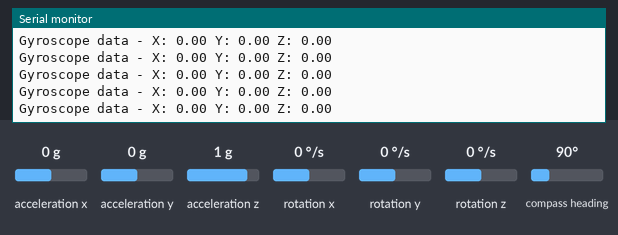
Recording of a sketch running on a simulated Arduino Nano 33 BLE. On the bench: the last lines printed to the serial monitor. Inputs (shaded band) come from the test bench; at power-on: acceleration x 0 g, acceleration y 0 g, acceleration z 1 g, rotation x 0 °/s, rotation y 0 °/s, rotation z 0 °/s, compass heading 90°. Nothing arrives over Bluetooth unless stated; a phone connects over Bluetooth LE 3 s after start.

Above: at 3.9 s.
4.0 s: acceleration x set to -1.4 g
At 4.15 s:
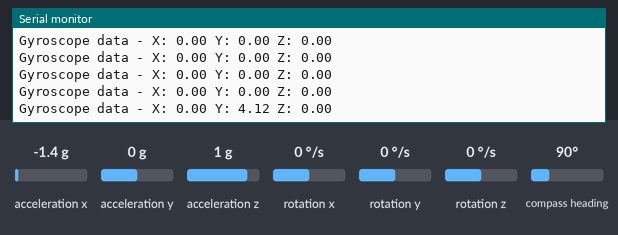
5.5 s: acceleration y set to -1.4 g
At 5.5 s:
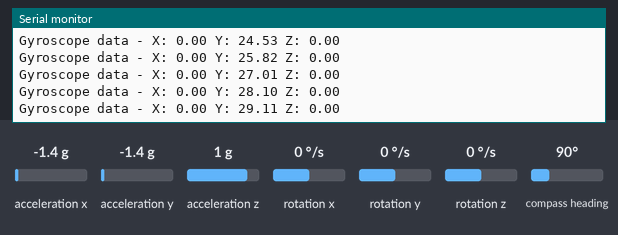
7.0 s: acceleration z set to -1.4 g
At 7.06 s:
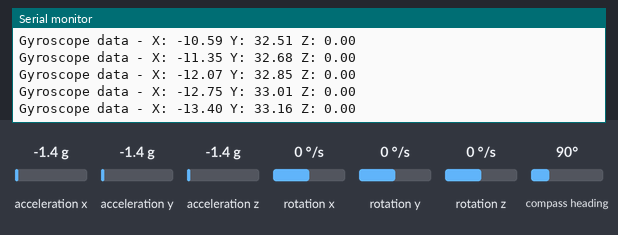
8.5 s: rotation x set to -192 °/s
At 8.52 s:
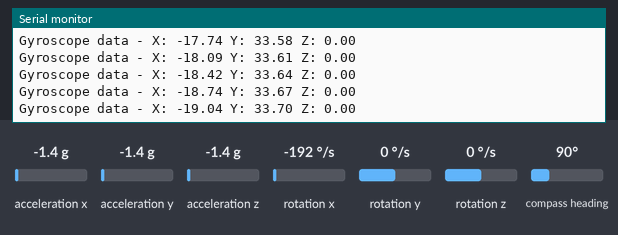
10.0 s: rotation y set to -192 °/s
At 10.08 s:
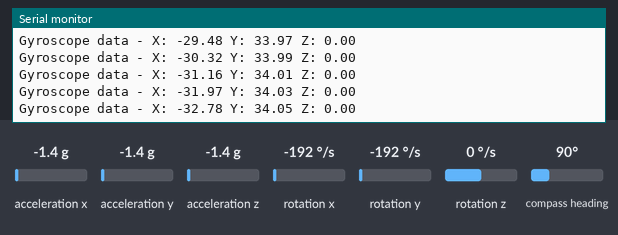
Timing chart, 0 to 12.5 s (numbered marks = the images above; inputs shaded):
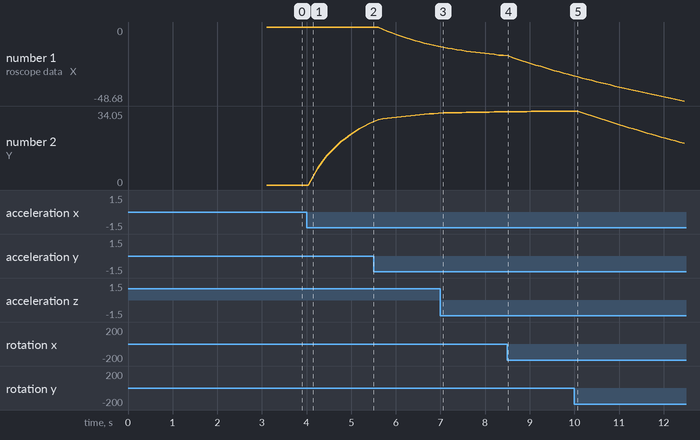

Measured:
- after the input at 4.0 s, the serial monitor: prints a new line after 0.14 s (image 1)
- plotted number 1: 0 → -12.75 after the input at 5.5 s, -12.75 → -18.74 after the input at 7.0 s, -18.74 → -31.97 after the input at 8.5 s
- plotted number 2: 0 → 29.11 after the input at 4.0 s, 29.11 → 33.01 after the input at 5.5 s, 33.01 → 33.67 after the input at 7.0 s, 34.03 → 19.11 after the input at 10.0 s

The sketch:

BLE_GYRO.ino
```cpp
#include <Arduino_LSM9DS1.h>
#include <ArduinoBLE.h>

// Define the BLE characteristic UUIDs
const char *bleServiceUuid = "19B10000-E8F2-537E-4F6C-D104768A1214";
const char *bleCharUuidRoll = "19B10001-E8F2-537E-4F6C-D104768A1214";
const char *bleCharUuidPitch = "19B10002-E8F2-537E-4F6C-D104768A1214";
const char *bleCharUuidYaw = "19B10003-E8F2-537E-4F6C-D104768A1214";

// BLE Service and Characteristics
BLEService imuService(bleServiceUuid);
BLEFloatCharacteristic rollCharacteristic(bleCharUuidRoll, BLERead | BLENotify);
BLEFloatCharacteristic pitchCharacteristic(bleCharUuidPitch, BLERead | BLENotify);
BLEFloatCharacteristic yawCharacteristic(bleCharUuidYaw, BLERead | BLENotify);


// Global variable
// Constants for gyro sensitivity based on expected range settings (not used by this algorithm)
const float GyroSensitivity = 0.081875;

float RateRoll, RatePitch, RateYaw;
float RateCalibrationRoll, RateCalibrationPitch, RateCalibrationYaw;
int RateCalibrationNumber;
float AccX, AccY, AccZ;
float MagX, MagY, MagZ;
float AngleRoll, AnglePitch;
float yaw = 0;
uint32_t LoopTimer;
float gz_bias = 0;
float KalmanAngleRoll = 0, KalmanUncertaintyAngleRoll = 4;
float KalmanAnglePitch = 0, KalmanUncertaintyAnglePitch = 4;
float Kalman1DOutput[2];

void setup() {
  Serial.begin(115200);
  while (!Serial);

  if (!IMU.begin()) {
    Serial.println("Failed to initialize IMU!");
    while (1);
  }

  if (!BLE.begin()) {
    Serial.println("Failed to initialize BLE!");
    while (1);
  }

  BLE.setLocalName("LED");
  BLE.setAdvertisedService(imuService);

  imuService.addCharacteristic(rollCharacteristic);
  imuService.addCharacteristic(pitchCharacteristic);
  imuService.addCharacteristic(yawCharacteristic);

  BLE.addService(imuService);
  BLE.advertise();

  Serial.println("BLE ready. Advertise IMU data.");
}

void loop() {
  BLEDevice central = BLE.central();
  if (central) {
    Serial.print("Connected to central: ");
    Serial.println(central.address());
    while (central.connected()) {
      readSensors();
      kalman_1d(KalmanAngleRoll, KalmanUncertaintyAngleRoll, RateRoll, AngleRoll);
      KalmanAngleRoll = Kalman1DOutput[0];
      kalman_1d(KalmanAnglePitch, KalmanUncertaintyAnglePitch, RatePitch, AnglePitch);
      KalmanAnglePitch = Kalman1DOutput[0];
      // Send the angles via BLE
      rollCharacteristic.writeValue(KalmanAngleRoll);
      pitchCharacteristic.writeValue(KalmanAnglePitch);
      yawCharacteristic.writeValue(yaw);  // Direct yaw angle
      delay(100); // Adjust as needed to manage BLE data rate

      Serial.print("Gyroscope data - X: ");
      Serial.print(KalmanAngleRoll);
      Serial.print(" Y: ");
      Serial.print(KalmanAnglePitch);
      Serial.print(" Z: ");
      Serial.println(yaw);
    }
    Serial.print("Disconnected from central: ");
    Serial.println(central.address());
  }
}

// Function to calculate and return gyroscope Z-axis bias
float calculate_gz_bias() {
    int numSamples = 2000;
    float sum = 0;
    for (int i = 0; i < numSamples; i++) {
        float xGyro, yGyro, zGyro;
        IMU.readGyroscope(xGyro, yGyro, zGyro);
        sum += zGyro / GyroSensitivity;
        delay(2);
    }
    return sum / numSamples;
}

// Kalman filter function
void kalman_1d(float &KalmanState, float &KalmanUncertainty, float KalmanInput, float KalmanMeasurement) {
    KalmanState += 0.004 * KalmanInput; // Predict next state with input
    KalmanUncertainty += 0.004 * 0.004 * 16; // Increase uncertainty
    float KalmanGain = KalmanUncertainty / (KalmanUncertainty + 9); // Compute Kalman gain
    KalmanState += KalmanGain * (KalmanMeasurement - KalmanState); // Update estimate with measurement
    KalmanUncertainty = (1 - KalmanGain) * KalmanUncertainty; // Update uncertainty
    Kalman1DOutput[0] = KalmanState; // Store updated state
    Kalman1DOutput[1] = KalmanUncertainty; // Store updated uncertainty
}


// Function to read all sensors and store data in global variables
void readSensors() {
    if (IMU.accelerationAvailable() && IMU.gyroscopeAvailable() && IMU.magneticFieldAvailable()) {
        float xAcc, yAcc, zAcc;
        float xGyro, yGyro, zGyro;
        float xMag, yMag, zMag;

        IMU.readAcceleration(xAcc, yAcc, zAcc);
        IMU.readGyroscope(xGyro, yGyro, zGyro);
        IMU.readMagneticField(xMag, yMag, zMag);

        RateRoll = xGyro;
        RatePitch = yGyro;
        RateYaw = zGyro / GyroSensitivity;

        AccX = xAcc;
        AccY = yAcc;
        AccZ = zAcc;
        MagX = xMag;
        MagY = yMag;
        MagZ = zMag;

        // Calculate Roll and Pitch based on sensor data
        AngleRoll = atan2(yAcc, sqrt(xAcc * xAcc + zAcc * zAcc)) * (180.0 / PI);
        AnglePitch = -atan2(xAcc, sqrt(yAcc * yAcc + zAcc * zAcc)) * (180.0 / PI);

        // Continuous yaw update based on gyroscope data, corrected for bias
        float gz_dps = RateYaw - gz_bias; // Calculate degrees per second
        float dt = (micros() - LoopTimer) / 1000000.0; // Calculate elapsed time in seconds
        yaw += gz_dps * dt;
    }
}
```
